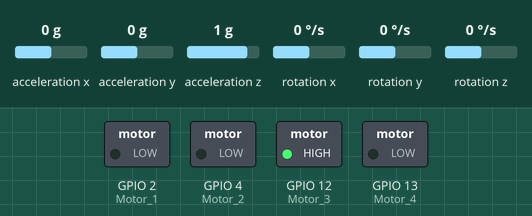
A sketch run on a simulated ESP32. Parts: switched loads named in the sketch (green lamp = pin HIGH). The test bench sets the inputs (shaded band); at power-on: acceleration x 0 g, acceleration y 0 g, acceleration z 1 g, rotation x 0 °/s, rotation y 0 °/s, rotation z 0 °/s.

Above: at 1.2 s.
1.3 s: acceleration x set to 0.2 g
At 2.2 s:
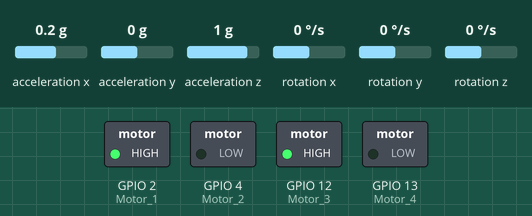
2.8 s: acceleration y set to 0.2 g
At 3.4 s:
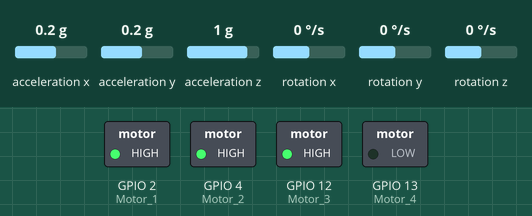
4.3 s: acceleration z set to 0.2 g
5.8 s: acceleration z set to -0.1 g
At 7.0 s:
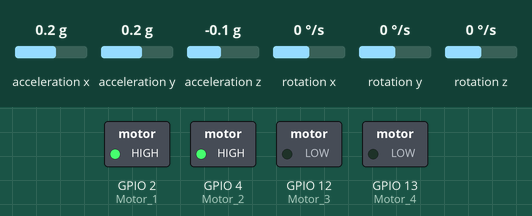
7.3 s: acceleration x set to -1.4 g
At 7.9 s:
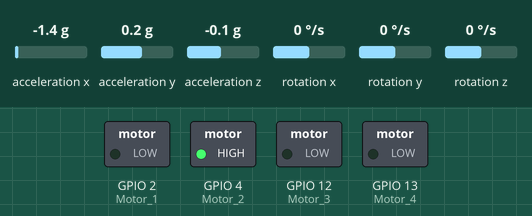
8.8 s: acceleration y set to -1.4 g
At 9.1 s:
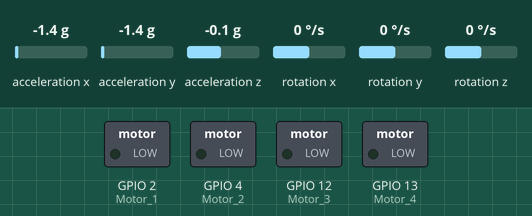
Timing chart, 0 to 11.3 s (numbered marks = the images above; inputs shaded):
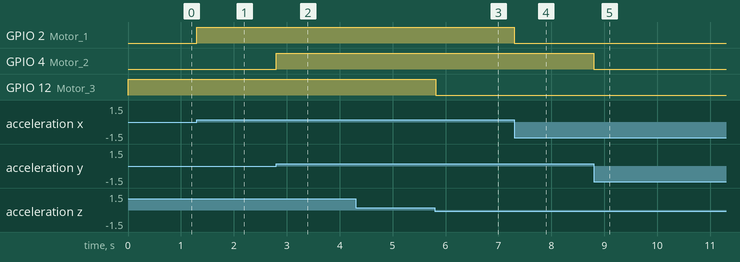

The sketch:

esp32_drone_main.ino
```cpp
#include "Wire.h"
#include "MPU6050.h"

MPU6050 mpu;

void setup() {
  Serial.begin(115200);
  Wire.begin();
  mpu.initialize();
  pinMode(2, OUTPUT); // Motor 1
  pinMode(4, OUTPUT); // Motor 2
  pinMode(12, OUTPUT); // Motor 3
  pinMode(13, OUTPUT); // Motor 4
}

void loop() {
  int16_t ax, ay, az;
  mpu.getAcceleration(&ax, &ay, &az);
  // Simple stabilization logic (placeholder)
  if (ax > 100) digitalWrite(2, HIGH); else digitalWrite(2, LOW);
  if (ay > 100) digitalWrite(4, HIGH); else digitalWrite(4, LOW);
  if (az > 100) digitalWrite(12, HIGH); else digitalWrite(12, LOW);
  delay(10);
}
```

Measured:
- the behaviour switches between 0 and 0.1 g on acceleration x (found by bisection; images 0 and 1)
- the behaviour switches between 0 and 0.1 g on acceleration y (found by bisection; images 1 and 2)
- the behaviour switches between 0.1 and 0 g on acceleration z (found by bisection; images 2 and 3)
- after the input at 1.3 s, GPIO 2 (Motor_1): LOW → HIGH at once
- after the input at 2.8 s, GPIO 4 (Motor_2): LOW → HIGH at once
- after the input at 4.3 s, every drawn part: stays the same
- after the input at 5.8 s, GPIO 12 (Motor_3): HIGH → LOW at once
- after the input at 7.3 s, GPIO 2 (Motor_1): HIGH → LOW at once
- after the input at 8.8 s, GPIO 4 (Motor_2): HIGH → LOW at once
